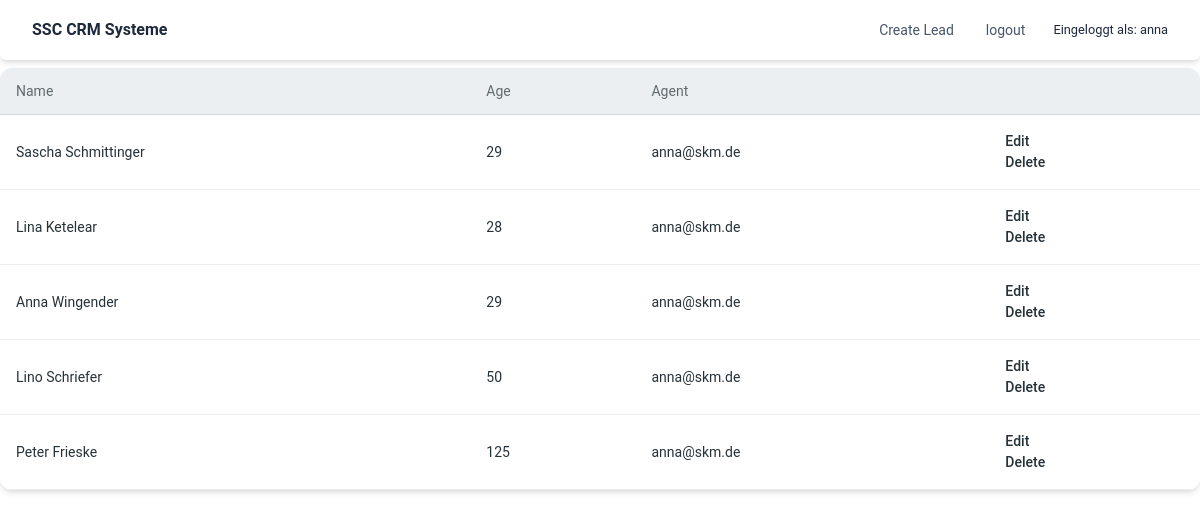
Page /leads/ (signed in) on the committed database.
### leads/models.py (models this page shows, shortened)
class User(AbstractUser):
    pass

class Lead(models.Model):
    first_name = models.CharField(max_length=20)
    last_name = models.CharField(max_length=20)
    age = models.IntegerField(default=0)
    agent = models.ForeignKey("Agent",on_delete=models.CASCADE)

class Agent(models.Model):
    user = models.OneToOneField(User, on_delete=models.CASCADE)
    def __str__(self):
        return self.user.email

### leads/views.py (the view)
# urls.py: path('',LeadsListView.as_view(), name='lead_view'),
class LeadsListView(generic.ListView):
    template_name = 'leads/home.html'
    queryset = Lead.objects.all()
    context_object_name = 'leads'

### templates/leads/home.html (shortened to what this page needs)
{% extends "../base.html" %}
{% load static %}
{% block start %}
<div
class="mt-2 relative flex flex-col w-full h-full overflow-scroll text-gray-700 bg-white shadow-md rounded-xl bg-clip-border">
<table class="w-full text-left table-auto min-w-max">
  <thead>
    <tr>
      <th class="p-4 border-b border-blue-gray-100 bg-blue-gray-50">
        <p class="block font-sans text-sm antialiased font-normal leading-none text-blue-gray-900 opacity-70">
          Name
        </p>
      </th>
      <th class="p-4 border-b border-blue-gray-100 bg-blue-gray-50">
        <p class="block font-sans text-sm antialiased font-normal leading-none text-blue-gray-900 opacity-70">
          Age
        </p>
      </th>
      <th class="p-4 border-b border-blue-gray-100 bg-blue-gray-50">
        <p class="block font-sans text-sm antialiased font-normal leading-none text-blue-gray-900 opacity-70">
          Agent
        </p>
      </th>
      <th class="p-4 border-b border-blue-gray-100 bg-blue-gray-50">
      </th>
    </tr>
  </thead>
  <tbody>
    {% for lead in leads %}
    <tr>
      <td class="p-4 border-b border-blue-gray-50">
        <a href="{% url "leads:lead_detail" lead.pk %}" class="block font-sans text-sm antialiased font-normal leading-normal text-blue-gray-900">
            {{ lead.first_name }} {{ lead.last_name }}
        </a>
      </td>
      <td class="p-4 border-b border-blue-gray-50">
        <p class="block font-sans text-sm antialiased font-normal leading-normal text-blue-gray-900">
            {{ lead.age }}
        </p>
      </td>
      <td class="p-4 border-b border-blue-gray-50">
        <p class="block font-sans text-sm antialiased font-normal leading-normal text-blue-gray-900">
            {{ lead.agent }}
        </p>
      </td>
      {% if request.user.is_authenticated %}
      <td class="p-4 border-b border-blue-gray-50">
        <a href="{% url "leads:lead_update" lead.pk %}" class="block font-sans text-sm antialiased font-medium leading-normal text-blue-gray-900">
          Edit
        </a>
        <a href="{% url "leads:lead_delete" lead.pk %}" class="block font-sans text-sm antialiased font-medium leading-normal text-blue-gray-900">
            Delete
          </a>
      </td>
      {% endif %}
    </tr>
    {% endfor %}
  </tbody>
</table>
</div>
{% endblock start %}

### templates/leads/navbar.html (shortened to what this page needs)
<nav class="block w-full max-w-screen-2xl px-4 py-2 text-white bg-white shadow-md rounded-md lg:px-8 lg:py-3 ">
    <div class="container flex flex-wrap items-center justify-between mx-auto text-slate-800">
      <a href="{% url "leads:lead_view" %}"
        class="mr-4 block cursor-pointer py-1.5 text-base text-slate-800 font-semibold">
        SSC CRM Systeme
      </a>
      <div class="block">
        <ul class="flex flex-col gap-2 mt-2 mb-4 lg:mb-0 lg:mt-0 lg:flex-row lg:items-center lg:gap-6">
          {% if request.user.is_authenticated %}
          <li
            class="flex items-center p-1 text-sm gap-x-2 text-slate-600">
            <a href="{% url "leads:lead_create" %}" class="flex items-center">
              Create Lead
            </a>
          </li>
          <li
          class="flex items-center p-1 text-sm gap-x-2 text-slate-600">
         <form method="post" action="{% url 'logout' %}" >
            <button type="submit">logout</button>
         </form>
        </li>
          <small> Eingeloggt als: {{ request.user.username }}
          </small>
          {% endif %}
        </ul>
      </div>
    </div>
  </nav>

### rows in the picture
User: user.username "anna"
Lead: first_name "Sascha", last_name "Schmittinger", age "29", agent "anna@skm.de"
Lead: first_name "Lina", last_name "Ketelear", age "28", agent "anna@skm.de"
Lead: first_name "Anna", last_name "Wingender", age "29", agent "anna@skm.de"
Lead: first_name "Lino", last_name "Schriefer", age "50", agent "anna@skm.de"
Lead: first_name "Peter", last_name "Frieske", age "125", agent "anna@skm.de"
